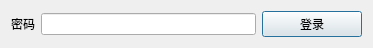
<?xml version="1.0" encoding="UTF-8"?>
<ui version="4.0">
 <class>LoginDialog</class>
 <widget class="QDialog" name="LoginDialog">
  <property name="geometry">
   <rect>
    <x>0</x>
    <y>0</y>
    <width>373</width>
    <height>45</height>
   </rect>
  </property>
  <property name="windowTitle">
   <string>登录</string>
  </property>
  <layout class="QGridLayout" name="gridLayout">
   <item row="0" column="0">
    <widget class="QLabel" name="label">
     <property name="text">
      <string>密码</string>
     </property>
    </widget>
   </item>
   <item row="0" column="1">
    <widget class="QLineEdit" name="passwordLineEdit">
     <property name="echoMode">
      <enum>QLineEdit::Password</enum>
     </property>
    </widget>
   </item>
   <item row="0" column="2">
    <widget class="QPushButton" name="loginButton">
     <property name="minimumSize">
      <size>
       <width>100</width>
       <height>0</height>
      </size>
     </property>
     <property name="text">
      <string>登录</string>
     </property>
    </widget>
   </item>
  </layout>
 </widget>
 <resources/>
 <connections/>
</ui>
